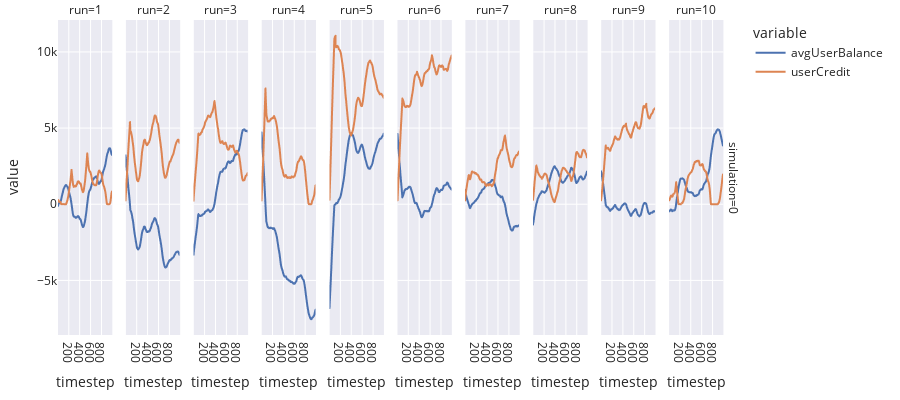

The cell this chart's notebook holds for it:
### Code cell
fig = px.line(
    df,
    x='timestep',
    y=['avgUserBalance', 'userCredit'],
    facet_row='simulation',
    facet_col='run',
    height=400,
    template='seaborn'
)

fig.update_layout(
    margin=dict(l=30, r=20, t=20, b=20),
)

fig.show()

### Figure 1 — Plotly figure (JSON) as saved in the notebook; plotly's stock layout.template omitted (floating-point values rounded to 4 significant figures; data arrays with more than 128 entries replaced by an {"elided": "..."} marker saying what was removed)
{"data": [{"hovertemplate": "variable=avgUserBalance<br>simulation=0<br>run=1<br>timestep=%{x}<br>value=%{y}<extra></extra>", "legendgroup": "avgUserBalance", "line": {"color": "rgb(76,114,176)", "dash": "solid"}, "mode": "lines", "name": "avgUserBalance", "showlegend": true, "type": "scattergl", "x": {"elided": "998 int values"}, "xaxis": "x", "y": {"elided": "998 float values"}, "yaxis": "y"}, {"hovertemplate": "variable=avgUserBalance<br>simulation=0<br>run=2<br>timestep=%{x}<br>value=%{y}<extra></extra>", "legendgroup": "avgUserBalance", "line": {"color": "rgb(76,114,176)", "dash": "solid"}, "mode": "lines", "name": "avgUserBalance", "showlegend": false, "type": "scattergl", "x": {"elided": "998 int values"}, "xaxis": "x2", "y": {"elided": "998 float values"}, "yaxis": "y2"}, {"hovertemplate": "variable=avgUserBalance<br>simulation=0<br>run=3<br>timestep=%{x}<br>value=%{y}<extra></extra>", "legendgroup": "avgUserBalance", "line": {"color": "rgb(76,114,176)", "dash": "solid"}, "mode": "lines", "name": "avgUserBalance", "showlegend": false, "type": "scattergl", "x": {"elided": "998 int values"}, "xaxis": "x3", "y": {"elided": "998 float values"}, "yaxis": "y3"}, {"hovertemplate": "variable=avgUserBalance<br>simulation=0<br>run=4<br>timestep=%{x}<br>value=%{y}<extra></extra>", "legendgroup": "avgUserBalance", "line": {"color": "rgb(76,114,176)", "dash": "solid"}, "mode": "lines", "name": "avgUserBalance", "showlegend": false, "type": "scattergl", "x": {"elided": "998 int values"}, "xaxis": "x4", "y": {"elided": "998 float values"}, "yaxis": "y4"}, {"hovertemplate": "variable=avgUserBalance<br>simulation=0<br>run=5<br>timestep=%{x}<br>value=%{y}<extra></extra>", "legendgroup": "avgUserBalance", "line": {"color": "rgb(76,114,176)", "dash": "solid"}, "mode": "lines", "name": "avgUserBalance", "showlegend": false, "type": "scattergl", "x": {"elided": "998 int values"}, "xaxis": "x5", "y": {"elided": "998 float values"}, "yaxis": "y5"}, {"hovertemplate": "variable=avgUserBalance<br>simulation=0<br>run=6<br>timestep=%{x}<br>value=%{y}<extra></extra>", "legendgroup": "avgUserBalance", "line": {"color": "rgb(76,114,176)", "dash": "solid"}, "mode": "lines", "name": "avgUserBalance", "showlegend": false, "type": "scattergl", "x": {"elided": "998 int values"}, "xaxis": "x6", "y": {"elided": "998 float values"}, "yaxis": "y6"}, {"hovertemplate": "variable=avgUserBalance<br>simulation=0<br>run=7<br>timestep=%{x}<br>value=%{y}<extra></extra>", "legendgroup": "avgUserBalance", "line": {"color": "rgb(76,114,176)", "dash": "solid"}, "mode": "lines", "name": "avgUserBalance", "showlegend": false, "type": "scattergl", "x": {"elided": "998 int values"}, "xaxis": "x7", "y": {"elided": "998 float values"}, "yaxis": "y7"}, {"hovertemplate": "variable=avgUserBalance<br>simulation=0<br>run=8<br>timestep=%{x}<br>value=%{y}<extra></extra>", "legendgroup": "avgUserBalance", "line": {"color": "rgb(76,114,176)", "dash": "solid"}, "mode": "lines", "name": "avgUserBalance", "showlegend": false, "type": "scattergl", "x": {"elided": "998 int values"}, "xaxis": "x8", "y": {"elided": "998 float values"}, "yaxis": "y8"}, {"hovertemplate": "variable=avgUserBalance<br>simulation=0<br>run=9<br>timestep=%{x}<br>value=%{y}<extra></extra>", "legendgroup": "avgUserBalance", "line": {"color": "rgb(76,114,176)", "dash": "solid"}, "mode": "lines", "name": "avgUserBalance", "showlegend": false, "type": "scattergl", "x": {"elided": "998 int values"}, "xaxis": "x9", "y": {"elided": "998 float values"}, "yaxis": "y9"}, {"hovertemplate": "variable=avgUserBalance<br>simulation=0<br>run=10<br>timestep=%{x}<br>value=%{y}<extra></extra>", "legendgroup": "avgUserBalance", "line": {"color": "rgb(76,114,176)", "dash": "solid"}, "mode": "lines", "name": "avgUserBalance", "showlegend": false, "type": "scattergl", "x": {"elided": "998 int values"}, "xaxis": "x10", "y": {"elided": "998 float values"}, "yaxis": "y10"}, {"hovertemplate": "variable=userCredit<br>simulation=0<br>run=1<br>timestep=%{x}<br>value=%{y}<extra></extra>", "legendgroup": "userCredit", "line": {"color": "rgb(221,132,82)", "dash": "solid"}, "mode": "lines", "name": "userCredit", "showlegend": true, "type": "scattergl", "x": {"elided": "998 int values"}, "xaxis": "x", "y": {"elided": "998 int values"}, "yaxis": "y"}, {"hovertemplate": "variable=userCredit<br>simulation=0<br>run=2<br>timestep=%{x}<br>value=%{y}<extra></extra>", "legendgroup": "userCredit", "line": {"color": "rgb(221,132,82)", "dash": "solid"}, "mode": "lines", "name": "userCredit", "showlegend": false, "type": "scattergl", "x": {"elided": "998 int values"}, "xaxis": "x2", "y": {"elided": "998 int values"}, "yaxis": "y2"}, {"hovertemplate": "variable=userCredit<br>simulation=0<br>run=3<br>timestep=%{x}<br>value=%{y}<extra></extra>", "legendgroup": "userCredit", "line": {"color": "rgb(221,132,82)", "dash": "solid"}, "mode": "lines", "name": "userCredit", "showlegend": false, "type": "scattergl", "x": {"elided": "998 int values"}, "xaxis": "x3", "y": {"elided": "998 int values"}, "yaxis": "y3"}, {"hovertemplate": "variable=userCredit<br>simulation=0<br>run=4<br>timestep=%{x}<br>value=%{y}<extra></extra>", "legendgroup": "userCredit", "line": {"color": "rgb(221,132,82)", "dash": "solid"}, "mode": "lines", "name": "userCredit", "showlegend": false, "type": "scattergl", "x": {"elided": "998 int values"}, "xaxis": "x4", "y": {"elided": "998 int values"}, "yaxis": "y4"}, {"hovertemplate": "variable=userCredit<br>simulation=0<br>run=5<br>timestep=%{x}<br>value=%{y}<extra></extra>", "legendgroup": "userCredit", "line": {"color": "rgb(221,132,82)", "dash": "solid"}, "mode": "lines", "name": "userCredit", "showlegend": false, "type": "scattergl", "x": {"elided": "998 int values"}, "xaxis": "x5", "y": {"elided": "998 int values"}, "yaxis": "y5"}, {"hovertemplate": "variable=userCredit<br>simulation=0<br>run=6<br>timestep=%{x}<br>value=%{y}<extra></extra>", "legendgroup": "userCredit", "line": {"color": "rgb(221,132,82)", "dash": "solid"}, "mode": "lines", "name": "userCredit", "showlegend": false, "type": "scattergl", "x": {"elided": "998 int values"}, "xaxis": "x6", "y": {"elided": "998 int values"}, "yaxis": "y6"}, {"hovertemplate": "variable=userCredit<br>simulation=0<br>run=7<br>timestep=%{x}<br>value=%{y}<extra></extra>", "legendgroup": "userCredit", "line": {"color": "rgb(221,132,82)", "dash": "solid"}, "mode": "lines", "name": "userCredit", "showlegend": false, "type": "scattergl", "x": {"elided": "998 int values"}, "xaxis": "x7", "y": {"elided": "998 int values"}, "yaxis": "y7"}, {"hovertemplate": "variable=userCredit<br>simulation=0<br>run=8<br>timestep=%{x}<br>value=%{y}<extra></extra>", "legendgroup": "userCredit", "line": {"color": "rgb(221,132,82)", "dash": "solid"}, "mode": "lines", "name": "userCredit", "showlegend": false, "type": "scattergl", "x": {"elided": "998 int values"}, "xaxis": "x8", "y": {"elided": "998 int values"}, "yaxis": "y8"}, {"hovertemplate": "variable=userCredit<br>simulation=0<br>run=9<br>timestep=%{x}<br>value=%{y}<extra></extra>", "legendgroup": "userCredit", "line": {"color": "rgb(221,132,82)", "dash": "solid"}, "mode": "lines", "name": "userCredit", "showlegend": false, "type": "scattergl", "x": {"elided": "998 int values"}, "xaxis": "x9", "y": {"elided": "998 int values"}, "yaxis": "y9"}, {"hovertemplate": "variable=userCredit<br>simulation=0<br>run=10<br>timestep=%{x}<br>value=%{y}<extra></extra>", "legendgroup": "userCredit", "line": {"color": "rgb(221,132,82)", "dash": "solid"}, "mode": "lines", "name": "userCredit", "showlegend": false, "type": "scattergl", "x": {"elided": "998 int values"}, "xaxis": "x10", "y": {"elided": "998 int values"}, "yaxis": "y10"}], "layout": {"annotations": [{"font": {}, "showarrow": false, "text": "run=1", "x": 0.04, "xanchor": "center", "xref": "paper", "y": 1, "yanchor": "bottom", "yref": "paper"}, {"font": {}, "showarrow": false, "text": "run=2", "x": 0.14, "xanchor": "center", "xref": "paper", "y": 1, "yanchor": "bottom", "yref": "paper"}, {"font": {}, "showarrow": false, "text": "run=3", "x": 0.24, "xanchor": "center", "xref": "paper", "y": 1, "yanchor": "bottom", "yref": "paper"}, {"font": {}, "showarrow": false, "text": "run=4", "x": 0.34, "xanchor": "center", "xref": "paper", "y": 1, "yanchor": "bottom", "yref": "paper"}, {"font": {}, "showarrow": false, "text": "run=5", "x": 0.44, "xanchor": "center", "xref": "paper", "y": 1, "yanchor": "bottom", "yref": "paper"}, {"font": {}, "showarrow": false, "text": "run=6", "x": 0.54, "xanchor": "center", "xref": "paper", "y": 1, "yanchor": "bottom", "yref": "paper"}, {"font": {}, "showarrow": false, "text": "run=7", "x": 0.64, "xanchor": "center", "xref": "paper", "y": 1, "yanchor": "bottom", "yref": "paper"}, {"font": {}, "showarrow": false, "text": "run=8", "x": 0.74, "xanchor": "center", "xref": "paper", "y": 1, "yanchor": "bottom", "yref": "paper"}, {"font": {}, "showarrow": false, "text": "run=9", "x": 0.84, "xanchor": "center", "xref": "paper", "y": 1, "yanchor": "bottom", "yref": "paper"}, {"font": {}, "showarrow": false, "text": "run=10", "x": 0.94, "xanchor": "center", "xref": "paper", "y": 1, "yanchor": "bottom", "yref": "paper"}, {"font": {}, "showarrow": false, "text": "simulation=0", "textangle": 90, "x": 0.98, "xanchor": "left", "xref": "paper", "y": 0.5, "yanchor": "middle", "yref": "paper"}], "height": 400, "legend": {"title": {"text": "variable"}, "tracegroupgap": 0}, "margin": {"b": 20, "l": 30, "r": 20, "t": 20}, "xaxis": {"anchor": "y", "domain": [0, 0.08], "title": {"text": "timestep"}}, "xaxis10": {"anchor": "y10", "domain": [0.9, 0.98], "matches": "x", "title": {"text": "timestep"}}, "xaxis2": {"anchor": "y2", "domain": [0.1, 0.18], "matches": "x", "title": {"text": "timestep"}}, "xaxis3": {"anchor": "y3", "domain": [0.2, 0.28], "matches": "x", "title": {"text": "timestep"}}, "xaxis4": {"anchor": "y4", "domain": [0.3, 0.38], "matches": "x", "title": {"text": "timestep"}}, "xaxis5": {"anchor": "y5", "domain": [0.4, 0.48], "matches": "x", "title": {"text": "timestep"}}, "xaxis6": {"anchor": "y6", "domain": [0.5, 0.58], "matches": "x", "title": {"text": "timestep"}}, "xaxis7": {"anchor": "y7", "domain": [0.6, 0.68], "matches": "x", "title": {"text": "timestep"}}, "xaxis8": {"anchor": "y8", "domain": [0.7, 0.78], "matches": "x", "title": {"text": "timestep"}}, "xaxis9": {"anchor": "y9", "domain": [0.8, 0.88], "matches": "x", "title": {"text": "timestep"}}, "yaxis": {"anchor": "x", "domain": [0, 1], "title": {"text": "value"}}, "yaxis10": {"anchor": "x10", "domain": [0, 1], "matches": "y", "showticklabels": false}, "yaxis2": {"anchor": "x2", "domain": [0, 1], "matches": "y", "showticklabels": false}, "yaxis3": {"anchor": "x3", "domain": [0, 1], "matches": "y", "showticklabels": false}, "yaxis4": {"anchor": "x4", "domain": [0, 1], "matches": "y", "showticklabels": false}, "yaxis5": {"anchor": "x5", "domain": [0, 1], "matches": "y", "showticklabels": false}, "yaxis6": {"anchor": "x6", "domain": [0, 1], "matches": "y", "showticklabels": false}, "yaxis7": {"anchor": "x7", "domain": [0, 1], "matches": "y", "showticklabels": false}, "yaxis8": {"anchor": "x8", "domain": [0, 1], "matches": "y", "showticklabels": false}, "yaxis9": {"anchor": "x9", "domain": [0, 1], "matches": "y", "showticklabels": false}}}
